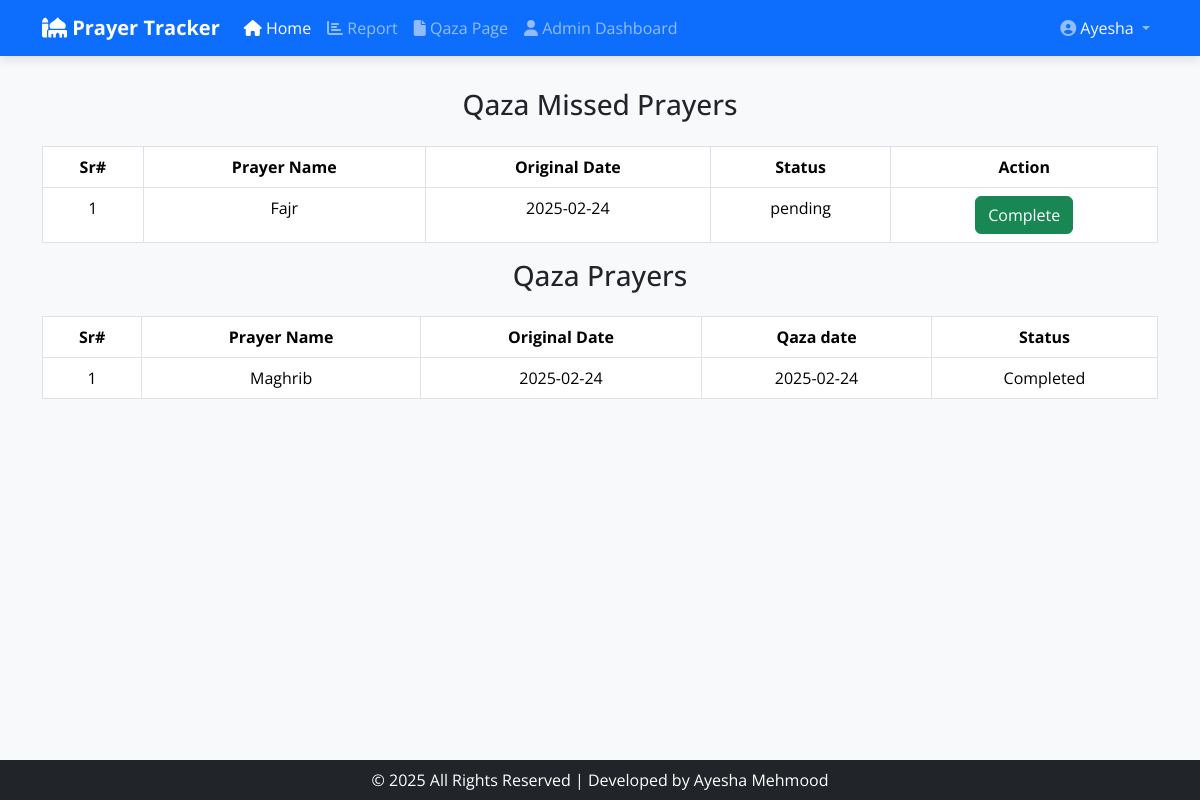
Page /pages/qaza.php (signed in) on the earlier database version.
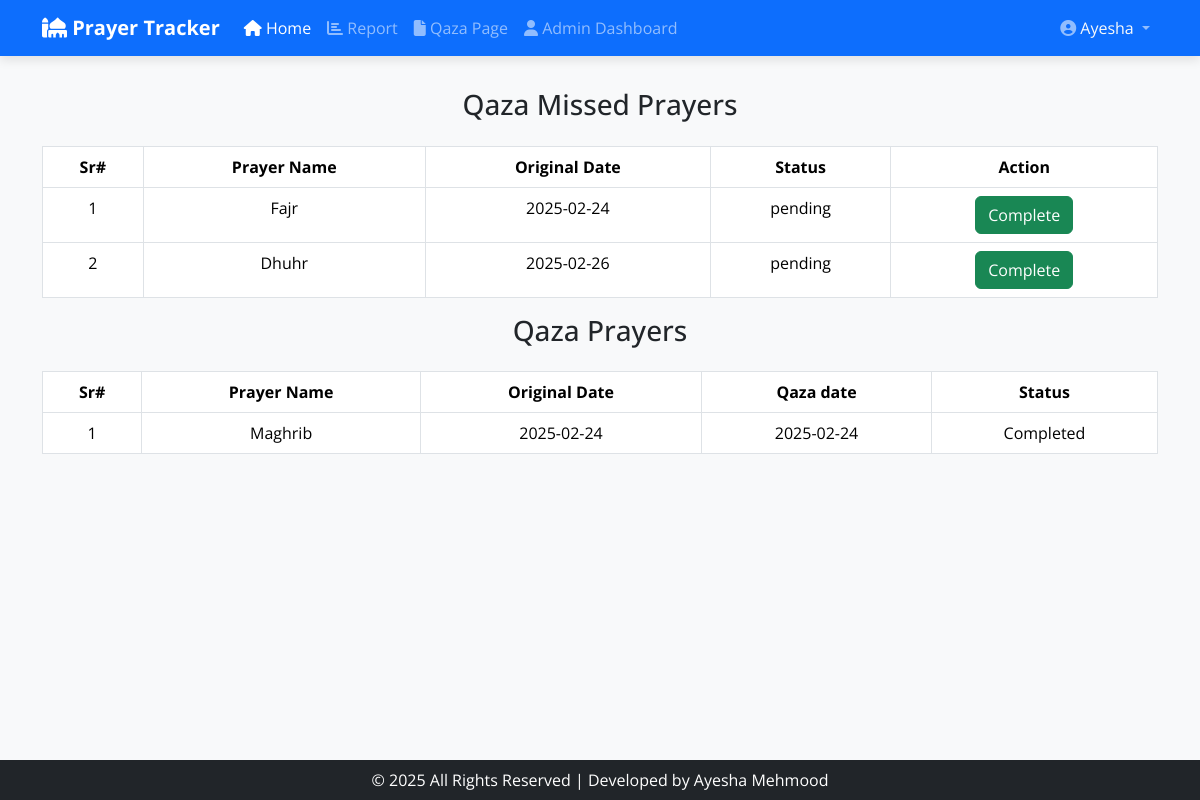
Same page on the later database version.
### tables this page shows
CREATE TABLE `qaza_prayers` (
  `qaza_id` int(50) NOT NULL,
  `user_id` int(50) NOT NULL,
  `prayer_name` enum('Fajr','Dhuhr','Asr','Maghrib','Isha') NOT NULL,
  `original_date` date NOT NULL,
  `qaza_date` date DEFAULT NULL,
  `status` enum('pending','completed') NOT NULL
);

### pages/qaza.php (the view, shortened to what this page needs)
<?php
include_once('../includes/config.php');
$user_id = $_SESSION['id'];
?>
<!DOCTYPE html>
<html lang="en">
<head>
    <link href="https://cdn.jsdelivr.net/npm/bootstrap@5.3.2/dist/css/bootstrap.min.css" rel="stylesheet">
    <link rel="stylesheet" href="https://cdnjs.cloudflare.com/ajax/libs/font-awesome/6.4.2/css/all.min.css">
    <link rel="stylesheet" href="../assets/style/fronted.css?v=<?php echo time(); ?>">
</head>
<body>
    <?php include_once('../components/user_header.php') ?>
    <div class="container prayer-conatiner">
        <h3 class="text-center">Qaza Missed Prayers</h3>
        <table class="table table-bordered text-center mt-4">
            <thead>
                <tr>
                    <th>Sr#</th>
                    <th>Prayer Name</th>
                    <th>Original Date</th>
                    <th>Status</th>
                    <th>Action</th>
                </tr>
            </thead>
            <tbody>
                <?php
                $status = "pending";
                $stmt = $conn->prepare('SELECT * FROM qaza_prayers WHERE user_id = ? AND status = ?');
                $stmt->execute([$user_id, $status]);
                $index = 1;
                while ($row = $stmt->fetch(PDO::FETCH_ASSOC)) { ?>
                    <tr>
                        <td><?= $index++ ?></td>
                        <td><?= htmlspecialchars($row['prayer_name']) ?></td>
                        <td><?= htmlspecialchars($row['original_date']) ?></td>
                        <td><?= htmlspecialchars($row['status']) ?></td>
                        <td>
                            <form method="POST">
                                <button type="submit" class="btn btn-success">Complete</button>
                            </form>
                        </td>
                    </tr>
                <?php } ?>
            </tbody>
        </table>
        <h3 class="text-center">Qaza Prayers</h3>
        <table class="table table-bordered text-center mt-4">
            <thead>
                <tr>
                    <th>Sr#</th>
                    <th>Prayer Name</th>
                    <th>Original Date</th>
                    <th>Qaza date</th>
                    <th>Status</th>
                </tr>
            </thead>
            <tbody>
                <?php
                $updated_status = "completed";
                $stmt = $conn->prepare('SELECT * FROM qaza_prayers WHERE user_id = ? AND status = ?');
                $stmt->execute([$user_id, $updated_status]);
                $index = 1;
                while ($row = $stmt->fetch(PDO::FETCH_ASSOC)) { ?>
                    <tr>
                        <td><?= $index++ ?></td>
                        <td><?= htmlspecialchars($row['prayer_name']) ?></td>
                        <td><?= htmlspecialchars($row['original_date']) ?></td>
                        <td><?= htmlspecialchars($row['qaza_date']) ?></td>
                        <td>Completed</td>
                    </tr>
                <?php } ?>
            </tbody>
        </table>
    </div>
    <?php include_once('../components/user_footer.php') ?>
</body>
</html>

Differences in the rows shown:
added qaza_prayers: prayer_name "Dhuhr", original_date "2025-02-26", status "pending", shown under "Qaza Missed Prayers"
